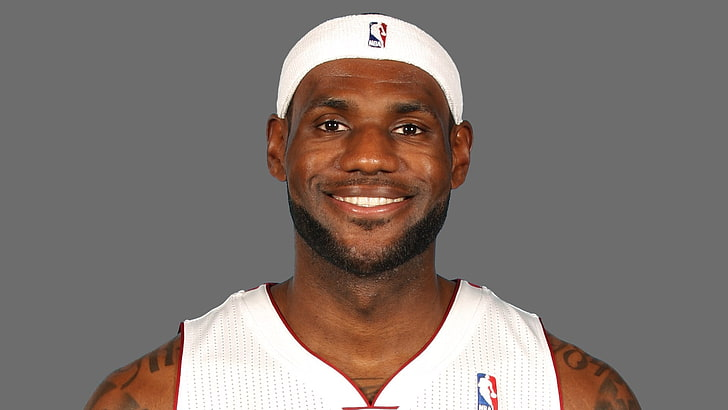
#> input picture Backend/voting_app/test_images/registration.jpg, 728 x 410 px
$ python -i face_utils.py   (imports and definitions only)
#> lines starting #> are read from the running program, lines starting #| are printed output that depends on the picture
import numpy as np
import hashlib
import base64
from typing import Tuple, Optional
import io
from PIL import Image
import cv2

def encode_facial_data(image_data: bytes) -> Tuple[str, bytes]:
    """
    Process image data and create a hash for verification.
    Uses OpenCV for face detection and feature extraction.
    Returns a hash and the processed image data.
    """
    # Convert bytes to numpy array
    nparr = np.frombuffer(image_data, np.uint8)
    img = cv2.imdecode(nparr, cv2.IMREAD_COLOR)

    # Convert to grayscale
    gray = cv2.cvtColor(img, cv2.COLOR_BGR2GRAY)

    # Load face cascade classifier
    face_cascade = cv2.CascadeClassifier(cv2.data.haarcascades + 'haarcascade_frontalface_default.xml')

    # Detect faces
    faces = face_cascade.detectMultiScale(gray, 1.1, 4)

    if len(faces) == 0:
        raise ValueError("No face detected in the image")

    if len(faces) > 1:
        raise ValueError("Multiple faces detected in the image")

    # Get the face region
    x, y, w, h = faces[0]
    face = gray[y:y+h, x:x+w]

    # Resize to standard size
    face = cv2.resize(face, (100, 100))

    # Create a hash of the processed image data
    img_hash = hashlib.sha256(face.tobytes()).hexdigest()

    # Convert processed image to bytes for storage
    _, img_encoded = cv2.imencode('.jpg', face)
    img_bytes = img_encoded.tobytes()

    return img_hash, img_bytes

# [62 lines left out: functions verify_face, preprocess_image, not called in this run]

>>> import cv2
>>> picture = cv2.imread('test_images/registration.jpg', cv2.IMREAD_GRAYSCALE)
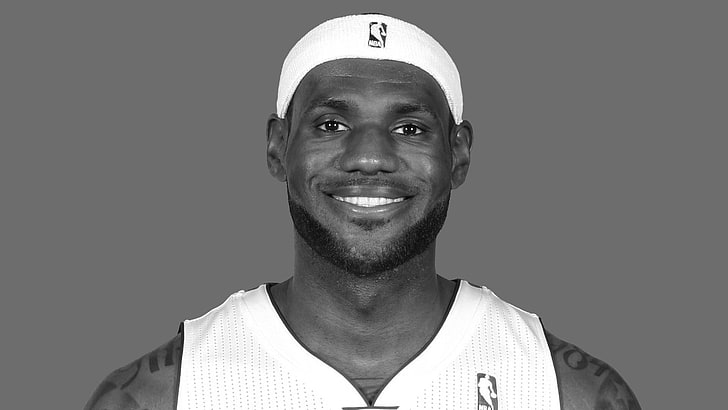
#> picture: shape (410, 728); min 0, max 255, mean 120.5
#> (the run stopped early here; a loop or call above may not have finished)
